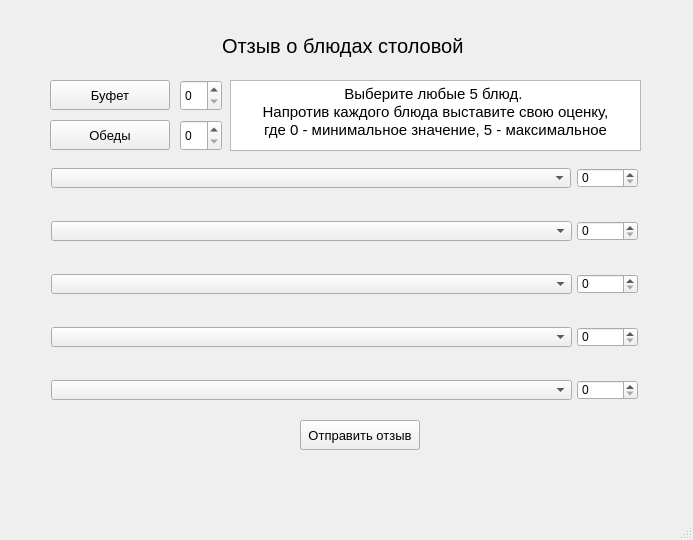
<?xml version="1.0" encoding="UTF-8"?>
<ui version="4.0">
 <class>MainWindow</class>
 <widget class="QMainWindow" name="MainWindow">
  <property name="geometry">
   <rect>
    <x>0</x>
    <y>0</y>
    <width>693</width>
    <height>540</height>
   </rect>
  </property>
  <property name="windowTitle">
   <string>MainWindow</string>
  </property>
  <widget class="QWidget" name="centralwidget">
   <widget class="QLabel" name="title">
    <property name="geometry">
     <rect>
      <x>50</x>
      <y>30</y>
      <width>591</width>
      <height>31</height>
     </rect>
    </property>
    <property name="font">
     <font>
      <pointsize>15</pointsize>
      <kerning>true</kerning>
     </font>
    </property>
    <property name="text">
     <string>Отзыв о блюдах столовой </string>
    </property>
    <property name="alignment">
     <set>Qt::AlignCenter</set>
    </property>
   </widget>
   <widget class="QPushButton" name="send">
    <property name="geometry">
     <rect>
      <x>300</x>
      <y>420</y>
      <width>120</width>
      <height>30</height>
     </rect>
    </property>
    <property name="font">
     <font>
      <pointsize>10</pointsize>
     </font>
    </property>
    <property name="text">
     <string>Отправить отзыв</string>
    </property>
   </widget>
   <widget class="QLabel" name="mistake">
    <property name="geometry">
     <rect>
      <x>100</x>
      <y>470</y>
      <width>500</width>
      <height>21</height>
     </rect>
    </property>
    <property name="font">
     <font>
      <pointsize>11</pointsize>
      <underline>true</underline>
     </font>
    </property>
    <property name="text">
     <string/>
    </property>
   </widget>
   <widget class="QSpinBox" name="spn">
    <property name="geometry">
     <rect>
      <x>577</x>
      <y>168</y>
      <width>61</width>
      <height>20</height>
     </rect>
    </property>
   </widget>
   <widget class="QSpinBox" name="spn_4">
    <property name="geometry">
     <rect>
      <x>577</x>
      <y>327</y>
      <width>61</width>
      <height>20</height>
     </rect>
    </property>
   </widget>
   <widget class="QSpinBox" name="spn_3">
    <property name="geometry">
     <rect>
      <x>577</x>
      <y>274</y>
      <width>61</width>
      <height>20</height>
     </rect>
    </property>
   </widget>
   <widget class="QSpinBox" name="spn_2">
    <property name="geometry">
     <rect>
      <x>577</x>
      <y>221</y>
      <width>61</width>
      <height>20</height>
     </rect>
    </property>
   </widget>
   <widget class="QSpinBox" name="spn_5">
    <property name="geometry">
     <rect>
      <x>577</x>
      <y>380</y>
      <width>61</width>
      <height>20</height>
     </rect>
    </property>
   </widget>
   <widget class="QComboBox" name="dish">
    <property name="geometry">
     <rect>
      <x>51</x>
      <y>168</y>
      <width>520</width>
      <height>20</height>
     </rect>
    </property>
    <property name="minimumSize">
     <size>
      <width>520</width>
      <height>0</height>
     </size>
    </property>
   </widget>
   <widget class="QComboBox" name="dish_3">
    <property name="geometry">
     <rect>
      <x>51</x>
      <y>274</y>
      <width>521</width>
      <height>20</height>
     </rect>
    </property>
   </widget>
   <widget class="QComboBox" name="dish_2">
    <property name="geometry">
     <rect>
      <x>51</x>
      <y>221</y>
      <width>521</width>
      <height>20</height>
     </rect>
    </property>
   </widget>
   <widget class="QComboBox" name="dish_5">
    <property name="geometry">
     <rect>
      <x>51</x>
      <y>380</y>
      <width>521</width>
      <height>20</height>
     </rect>
    </property>
   </widget>
   <widget class="QComboBox" name="dish_4">
    <property name="geometry">
     <rect>
      <x>51</x>
      <y>327</y>
      <width>521</width>
      <height>20</height>
     </rect>
    </property>
   </widget>
   <widget class="QTextBrowser" name="textBrowser">
    <property name="geometry">
     <rect>
      <x>230</x>
      <y>80</y>
      <width>411</width>
      <height>71</height>
     </rect>
    </property>
    <property name="font">
     <font>
      <pointsize>11</pointsize>
     </font>
    </property>
    <property name="html">
     <string>&lt;!DOCTYPE HTML PUBLIC &quot;-//W3C//DTD HTML 4.0//EN&quot; &quot;http://www.w3.org/TR/REC-html40/strict.dtd&quot;&gt;
&lt;html&gt;&lt;head&gt;&lt;meta name=&quot;qrichtext&quot; content=&quot;1&quot; /&gt;&lt;style type=&quot;text/css&quot;&gt;
p, li { white-space: pre-wrap; }
&lt;/style&gt;&lt;/head&gt;&lt;body style=&quot; font-family:'MS Shell Dlg 2'; font-size:11pt; font-weight:400; font-style:normal;&quot;&gt;
&lt;p align=&quot;center&quot; style=&quot; margin-top:0px; margin-bottom:0px; margin-left:0px; margin-right:0px; -qt-block-indent:0; text-indent:0px;&quot;&gt;Выберите любые 5 блюд. &lt;/p&gt;
&lt;p align=&quot;center&quot; style=&quot; margin-top:0px; margin-bottom:0px; margin-left:0px; margin-right:0px; -qt-block-indent:0; text-indent:0px;&quot;&gt;Напротив каждого блюда выставите свою оценку,&lt;/p&gt;
&lt;p align=&quot;center&quot; style=&quot; margin-top:0px; margin-bottom:0px; margin-left:0px; margin-right:0px; -qt-block-indent:0; text-indent:0px;&quot;&gt;где 0 - минимальное значение, 5 - максимальное&lt;/p&gt;&lt;/body&gt;&lt;/html&gt;</string>
    </property>
   </widget>
   <widget class="QPushButton" name="cafe">
    <property name="geometry">
     <rect>
      <x>50</x>
      <y>80</y>
      <width>120</width>
      <height>30</height>
     </rect>
    </property>
    <property name="font">
     <font>
      <pointsize>10</pointsize>
     </font>
    </property>
    <property name="text">
     <string>Буфет</string>
    </property>
   </widget>
   <widget class="QPushButton" name="lunch">
    <property name="geometry">
     <rect>
      <x>50</x>
      <y>120</y>
      <width>120</width>
      <height>30</height>
     </rect>
    </property>
    <property name="font">
     <font>
      <pointsize>10</pointsize>
     </font>
    </property>
    <property name="text">
     <string>Обеды</string>
    </property>
   </widget>
   <widget class="QSpinBox" name="number_b">
    <property name="geometry">
     <rect>
      <x>180</x>
      <y>80</y>
      <width>42</width>
      <height>31</height>
     </rect>
    </property>
   </widget>
   <widget class="QSpinBox" name="number_l">
    <property name="geometry">
     <rect>
      <x>180</x>
      <y>120</y>
      <width>42</width>
      <height>31</height>
     </rect>
    </property>
   </widget>
  </widget>
  <widget class="QStatusBar" name="statusbar"/>
  <action name="action">
   <property name="text">
    <string>Пн</string>
   </property>
  </action>
 </widget>
 <resources/>
 <connections/>
</ui>
